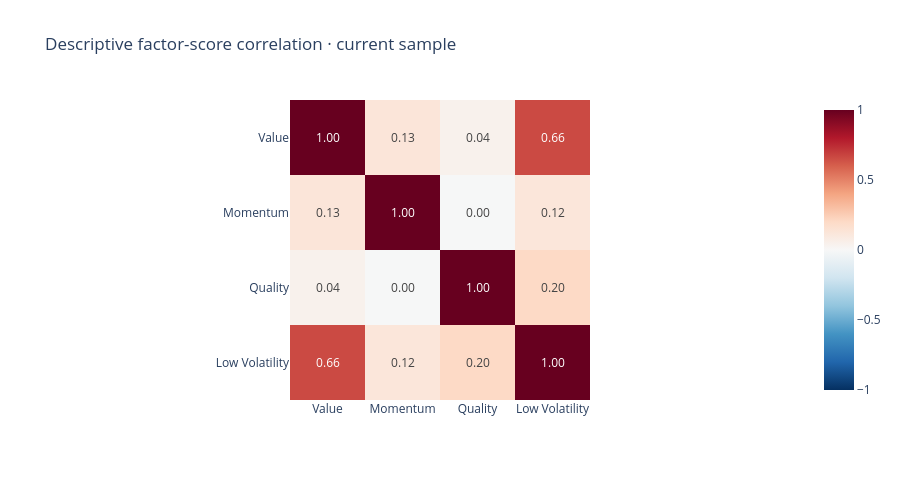

Notebook code cell kept with this figure:
### Markdown cell above
## 12. Descriptive diagnostics, not strategy performance

A score correlation matrix can reveal that these factor dimensions overlap in this particular sample. It does not establish causality or future returns. This notebook does **not** report strategy performance, Sharpe ratio, CAGR, hit rate, or predictive accuracy because it does not construct a historical point-in-time investable universe or execute a chronological portfolio backtest.

**Which evaluation metric applies?** MAE requires a numeric prediction and a realized target; accuracy, precision and recall require a defined class and corresponding labels. This descriptive snapshot has neither future predictions nor labels, so reporting those values here would be misleading. A future historical study may evaluate factor ranks against subsequent returns (for example rank IC), or define an explicit prediction/classification task with chronological holdout and appropriate baselines. Coverage and missingness are measurable now and are reported above.

### Code cell
score_matrix = scored[[f"{factor}_score" for factor in FACTOR_COMPONENTS]].rename(
    columns={f"{factor}_score": factor.replace("_", " ").title() for factor in FACTOR_COMPONENTS}
)
if len(score_matrix.dropna(how="all")) >= 2:
    correlation = score_matrix.corr(min_periods=2)
    fig = px.imshow(correlation, text_auto=".2f", color_continuous_scale="RdBu_r", zmin=-1, zmax=1,
                    title="Descriptive factor-score correlation · current sample")
    fig.update_layout(height=480)
    fig.show()
    display(correlation)
else:
    print("Too few complete factor observations for a descriptive correlation matrix.")

### Figure 1 — Plotly figure (JSON) as saved in the notebook; plotly's stock layout.template omitted (floating-point values rounded to 4 significant figures)
{"data": [{"coloraxis": "coloraxis", "hovertemplate": "x: %{x}<br>y: %{y}<br>color: %{z}<extra></extra>", "name": "0", "texttemplate": "%{z:.2f}", "type": "heatmap", "x": ["Value", "Momentum", "Quality", "Low Volatility"], "xaxis": "x", "y": ["Value", "Momentum", "Quality", "Low Volatility"], "yaxis": "y", "z": [[1.0, 0.1252, 0.04476, 0.6606], [0.1252, 1.0, -0.002728, 0.1203], [0.04476, -0.002728, 1.0, 0.2029], [0.6606, 0.1203, 0.2029, 1.0]]}], "layout": {"coloraxis": {"cmax": 1, "cmin": -1, "colorscale": [[0.0, "rgb(5,48,97)"], [0.1, "rgb(33,102,172)"], [0.2, "rgb(67,147,195)"], [0.3, "rgb(146,197,222)"], [0.4, "rgb(209,229,240)"], [0.5, "rgb(247,247,247)"], [0.6, "rgb(253,219,199)"], [0.7, "rgb(244,165,130)"], [0.8, "rgb(214,96,77)"], [0.9, "rgb(178,24,43)"], [1.0, "rgb(103,0,31)"]]}, "height": 480, "title": {"text": "Descriptive factor-score correlation · current sample"}, "xaxis": {"anchor": "y", "constrain": "domain", "domain": [0.0, 1.0], "scaleanchor": "y"}, "yaxis": {"anchor": "x", "autorange": "reversed", "constrain": "domain", "domain": [0.0, 1.0]}}}
